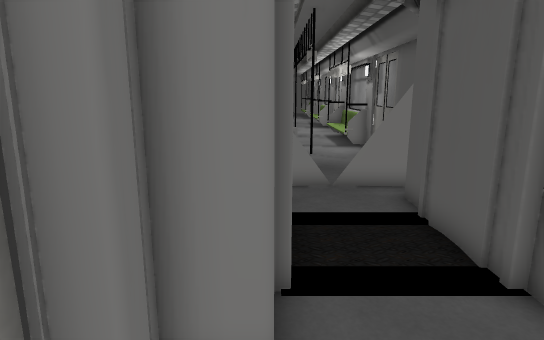
[1] (above)

12 first-person views from a walk through a scene from a Unity 3-D project. The camera is 1.5 m above the floor, tilts 12° down and sees 75° across. The floor is counted in squares, 0.5 m on a side. Each view is taken from the middle of a square. On the plan, view 1 faces up. The plan holds only what a view shows up to about 20 squares ahead; the rest is blank. The place goes on beyond the plan. The player character is not drawn. Some surface patterns are stand-ins.

[2]
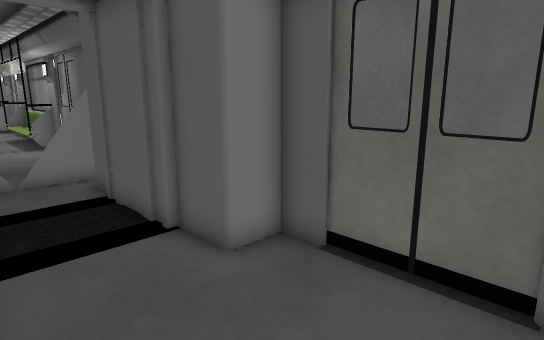

[3]
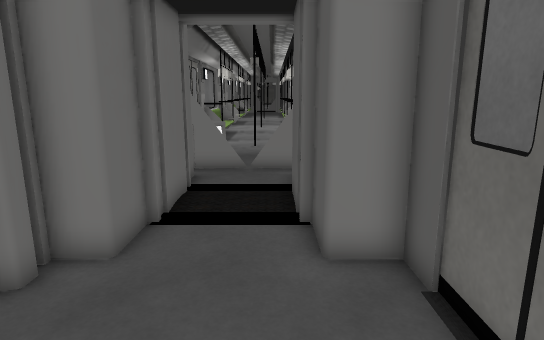

[4]
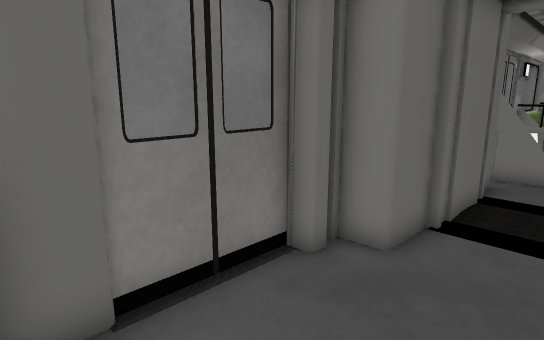

[5]
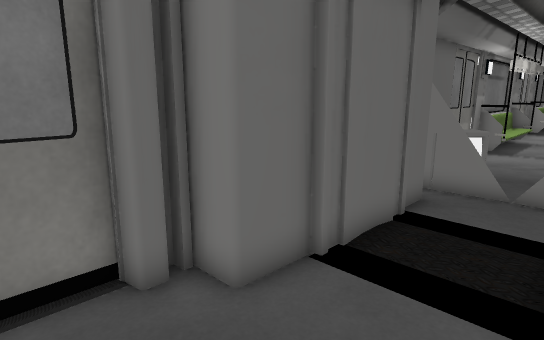

[6]
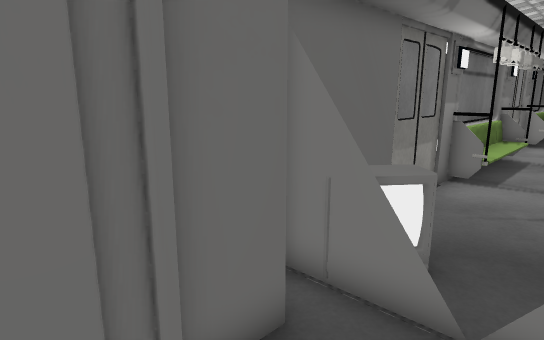

[7]
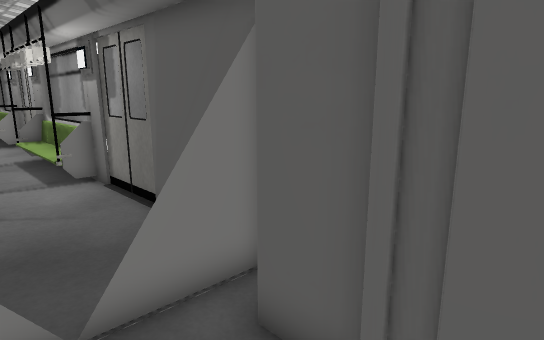

[8]
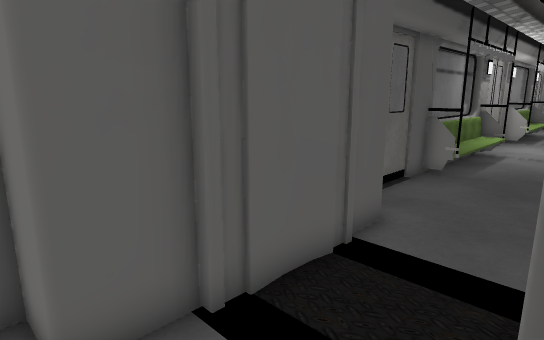

[9]
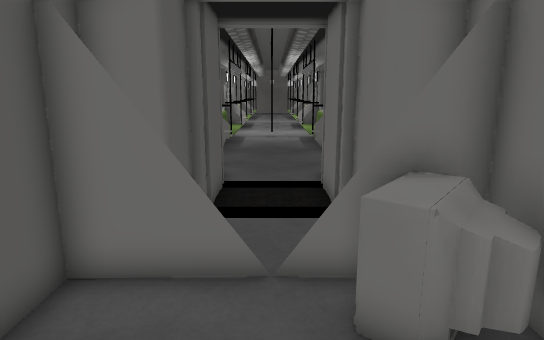

[10]
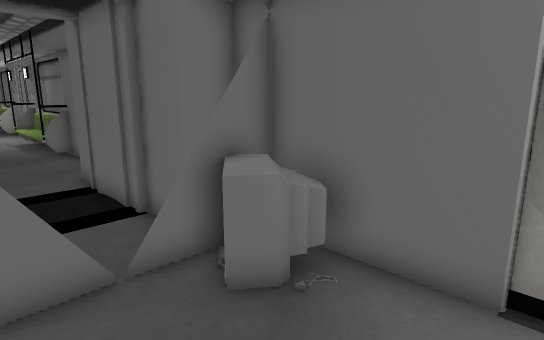

[11]
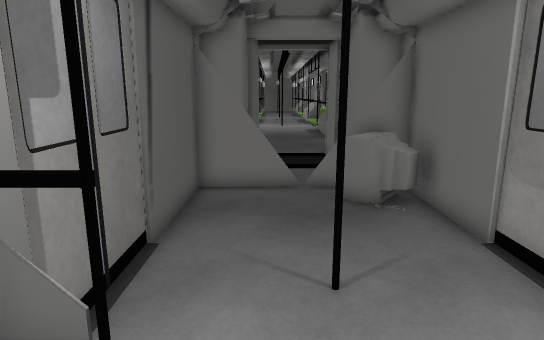

[12]
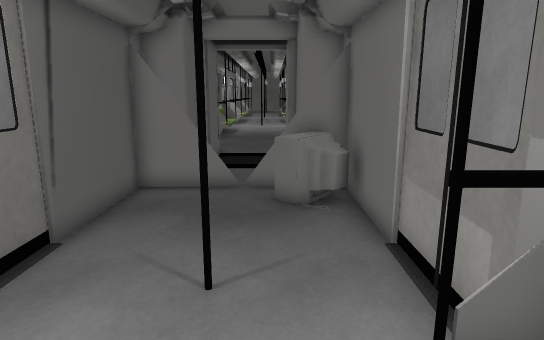

### Floor plan
Key: @ floor where view 1 was taken; # wall or solid block; . floor; = window, fence, low wall or low ledge; ^ raised ledge.
Columns run from 2 left of view 1 to 6 right of it. Each row starts with its distance up from view 1.
 23   #. .#
 22  ##. .##
 21 ###. .###
 20 ##.....##
 19 #.......#
 18 #...#...#
 17 #.......#
 16 ##.....##
 15 ##.....##
 14 ##.....#
 13 #^^=...#
 12 #^##.###
 11 ##.....#
 10  ##...##
  9   #...#
  8   #...#
  7   #...#
  6   #...#
  5   #...#
  4   #...#
  3 ###...###
  2 ##..... #
  1 #.......#
  0 #.@.....#
 -1 #.......#
 -2 ##.....##
 -3 ###...##

Positions as (right, up) in squares from view 1, and headings:
1: (0, 0), facing up
2: (0, -2), facing up-right
3: (3, -3), facing up
4: (3, -3), facing up-left
5: (4, 0), facing up-left
6: (3, 7), facing up-left
7: (1, 7), facing up-right
8: (0, 11), facing down-right
9: (2, 17), facing down
10: (4, 17), facing down-left
11: (3, 23), facing down
12: (1, 23), facing down
